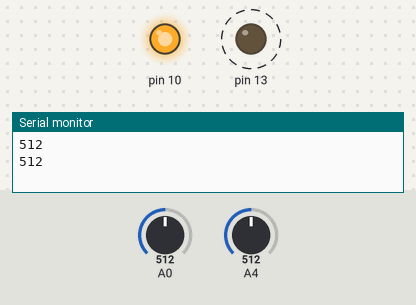
A sketch run on a simulated Arduino Uno, built with avr-gcc and run on an emulated ATmega328P. Parts: output pins drawn as LEDs (lit = HIGH), the last lines printed to the serial monitor. Dashed ring = blinking. The inputs (shaded band) are chosen by the test bench; at power-on: A0 = 512, A4 = 512.

Above: at 1.8 s.
1.9 s: A0 set to 306
At 2.2 s:
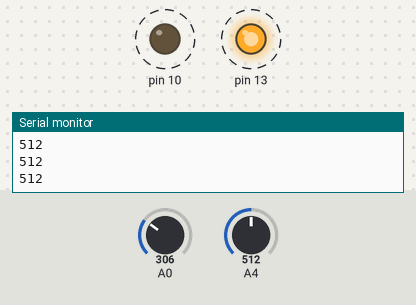
5.4 s: A0 set to 0
At 5.7 s:
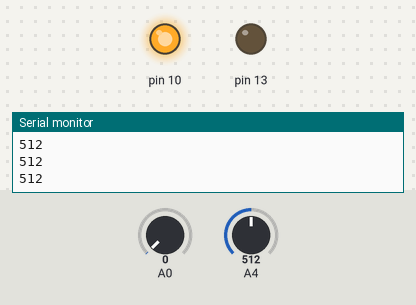
6.9 s: A0 set to 122
At 7.21 s:
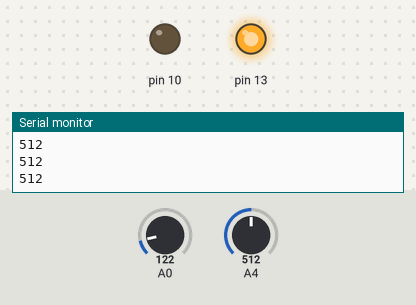
Timing chart, 0 to 16.4 s (numbered marks = the images above; inputs shaded):
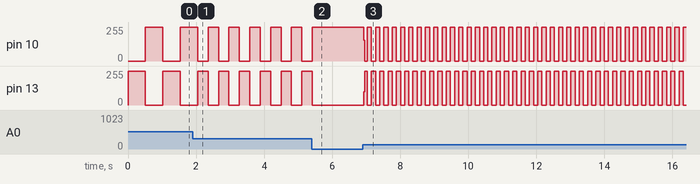

The sketch:

Test_Photocell.ino.ino
```cpp
// blink the two lights oppositely
// and change the delay between blinks based on
// a potentiometer's position
// and read a photocell

void setup(){
  pinMode(13, OUTPUT);
  pinMode(10, OUTPUT);
  pinMode(A0, INPUT);
  pinMode(A4, INPUT);

  Serial.begin(9600); //prepare to read data at rate of 9600 bits per second (9600 baud)
}

void loop(){
  int potVal = analogRead(A0); //can store numbers between 0 and 1023
  int photoVal = analogRead(A4);
  Serial.println(photoVal);

  digitalWrite(13, HIGH);
  digitalWrite(10, LOW);
  delay(potVal);

  digitalWrite(13, LOW);
  digitalWrite(10, HIGH);
  delay(potVal);
}
```

Measured:
- after the input at 1.9 s, pin 10, pin 13: alternates 255/255 for 0.31 s and 0/255 for 0.31 s, starting after 0.46 s
- after the input at 5.4 s, pin 10: goes on until 5.4 s, then stays 255/255; pin 13: goes on until 5.4 s, then stays 0/255
- after the input at 6.9 s, pin 10: 255/255 → 157/255 at once, then moves between 0/255 and 255/255, repeating every 0.49 s; pin 13: 0/255 → 98/255 at once, then moves between 0/255 and 255/255, repeating every 0.49 s
- by itself, pin 13: alternates 255/255 for 0.51 s and 0/255 for 0.51 s
